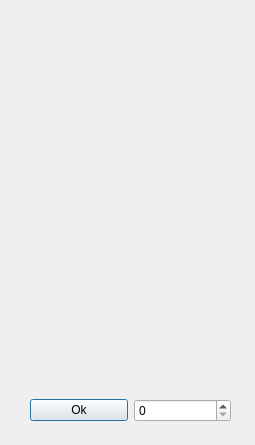
<?xml version="1.0" encoding="UTF-8"?>
<ui version="4.0">
 <class>mod_fields</class>
 <widget class="QDialog" name="mod_fields">
  <property name="geometry">
   <rect>
    <x>0</x>
    <y>0</y>
    <width>255</width>
    <height>445</height>
   </rect>
  </property>
  <property name="windowTitle">
   <string>Seleccione el Campo a Modificar</string>
  </property>
  <widget class="QLabel" name="mod_label">
   <property name="geometry">
    <rect>
     <x>40</x>
     <y>10</y>
     <width>181</width>
     <height>361</height>
    </rect>
   </property>
   <property name="text">
    <string/>
   </property>
  </widget>
  <widget class="QWidget" name="">
   <property name="geometry">
    <rect>
     <x>30</x>
     <y>390</y>
     <width>201</width>
     <height>41</height>
    </rect>
   </property>
   <layout class="QHBoxLayout" name="horizontalLayout">
    <item>
     <widget class="QPushButton" name="mod_ok">
      <property name="text">
       <string>Ok</string>
      </property>
     </widget>
    </item>
    <item>
     <widget class="QSpinBox" name="sp_mod"/>
    </item>
   </layout>
  </widget>
 </widget>
 <resources/>
 <connections/>
</ui>
